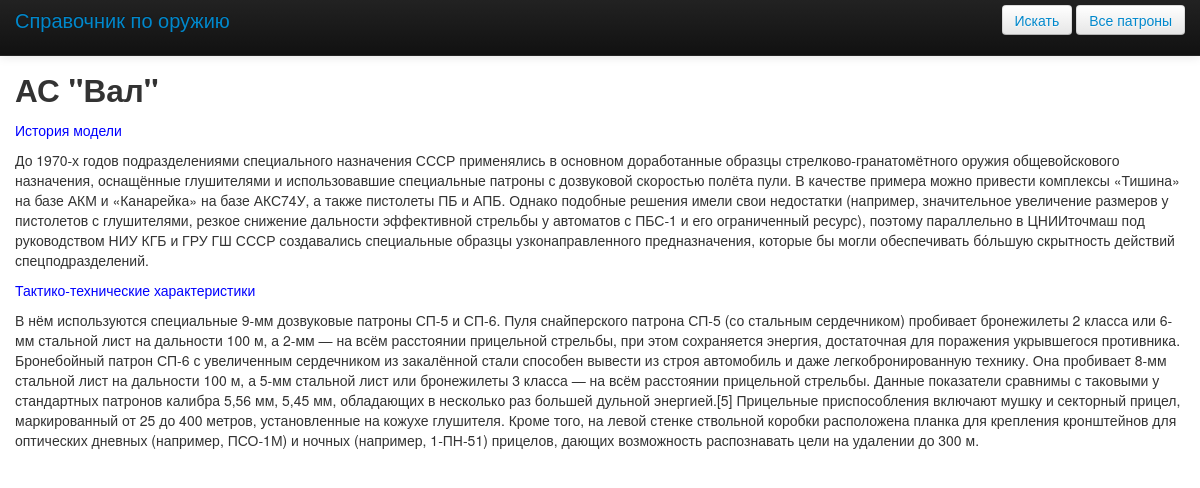
The page /cw/1/1/ on the database its author committed.
### dj_project/models.py (models this page shows, shortened)
class ModelWeapon(models.Model):
    title = models.CharField(max_length=50, verbose_name='Модель оружия')
    ttc = models.TextField(verbose_name='Тактико-технические характеристики')
    history = models.TextField(verbose_name='История модели')
    class Meta:
        verbose_name = 'Модель оружия'
        verbose_name_plural = 'Модели оружия'

### dj_project/views.py (the view)
# urls.py: url(r'^([0-9]+?)/(?P<pk>\d+)/$', ModelWeaponDetailView.as_view()),
class ModelWeaponDetailView(DetailView):  # детализированное представление модели
    model = ModelWeapon

### dj_project/templates/dj_project/modelweapon_detail.html
{% extends 'dj_project/base.html' %}
{% block content %}
    <h2>{{ modelweapon.title }}</h2>
    <p style="color: blue">История модели</p>
    <p>{{ modelweapon.history }}</p>
    <p style="color: blue">Тактико-технические характеристики</p>
    <p>{{ modelweapon.ttc }}</p>
{% endblock %}

### dj_project/templates/dj_project/base.html (style rules this page uses)
body { padding-top: 60px; }

### rows shown on the page
ModelWeapon: title "АС \"Вал\"", history "До 1970-х годов подразделениями специального назначения СССР применялись в основном доработанные образцы стрелково-гранатомётного оружия общевойскового назначения, оснащённые глушителями и использовавшие специальные патроны с дозвуковой скоростью полёта пули. В качестве примера можно привести комплексы «Тишина» на базе АКМ и «Канарейка» на базе АКС74У, а также пистолеты ПБ и АПБ. Однако подобные решения имели свои недостатки (например, значительное увеличение размеров у пистолетов с глушителями, резкое снижение дальности эффективной стрельбы у автоматов с ПБС-1 и его ограниченный ресурс), поэтому параллельно в ЦНИИточмаш под руководством НИУ КГБ и ГРУ ГШ СССР создавались специальные образцы…", ttc "В нём используются специальные 9-мм дозвуковые патроны СП-5 и СП-6. Пуля снайперского патрона СП-5 (со стальным сердечником) пробивает бронежилеты 2 класса или 6-мм стальной лист на дальности 100 м, а 2-мм — на всём расстоянии прицельной стрельбы, при этом сохраняется энергия, достаточная для поражения укрывшегося противника. Бронебойный патрон СП-6 с увеличенным сердечником из закалённой стали способен вывести из строя автомобиль и даже легкобронированную технику. Она пробивает 8-мм стальной лист на дальности 100 м, а 5-мм стальной лист или бронежилеты 3 класса — на всём расстоянии прицельной стрельбы. Данные показатели сравнимы с таковыми у стандартных патронов калибра 5,56 мм, 5,45 мм,…"
